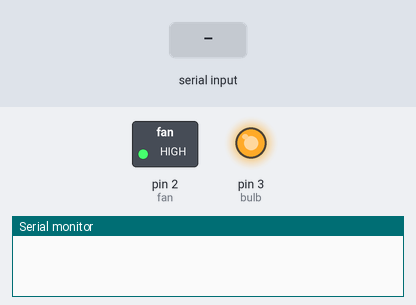
A sketch run on a simulated Arduino Uno, built with avr-gcc and run on an emulated ATmega328P. Shown: switched loads named in the sketch (green lamp = pin HIGH), output pins drawn as LEDs (lit = HIGH), the last lines printed to the serial monitor. The test bench sets the inputs (shaded band).

Above: at 1.2 s.
1.3 s: "fan on" received over Serial
At 3.1 s:
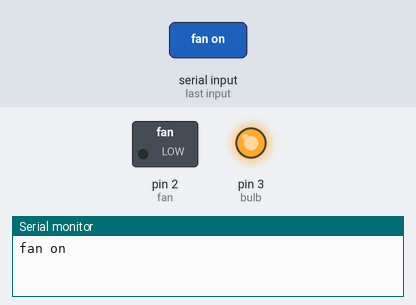
3.8 s: "bulb on" received over Serial
At 6.0 s:
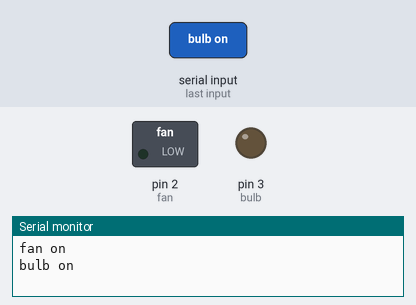
6.3 s: "fan off" received over Serial
At 8.1 s:
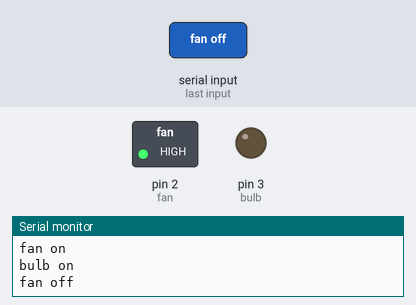
Timing chart, 0 to 9.6 s (numbered marks = the images above; inputs shaded):
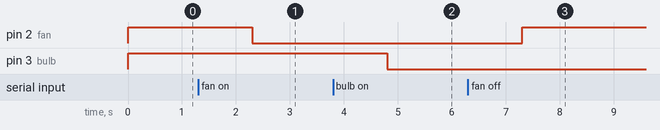

Measured:
- after the input at 1.3 s, pin 2 (fan): HIGH → LOW after 1.0 s
- after the input at 3.8 s, pin 3 (bulb): HIGH → LOW after 1.0 s
- after the input at 6.3 s, pin 2 (fan): LOW → HIGH after 1.0 s

The sketch:

voice_control.ino
```cpp
#define fan 2
#define bulb 3

void setup() {
  // put your setup code here, to run once:
  Serial.begin(9600);
  pinMode(fan, OUTPUT);
  pinMode(bulb, OUTPUT);
  digitalWrite(bulb, HIGH);
  digitalWrite(fan, HIGH);
}

void loop() {
  // put your main code here, to run repeatedly:

  if(Serial.available() == 1)
  {
    String val = Serial.readString();
    val.trim();
    Serial.println(val);
    if(val == "fan on")
    {
      digitalWrite(fan, LOW);
    }
    else if(val == "fan off")
    {
      digitalWrite(fan, HIGH);
    }
    else if(val == "bulb on")
    {
      digitalWrite(bulb, LOW);
    }
    else if(val == "bulb off")
    {
      digitalWrite(bulb, HIGH);
    }
    else if(val == "all on")
    {
      digitalWrite(fan, LOW);
      digitalWrite(bulb, LOW);
    }
    else if(val == "all off")
    {
      digitalWrite(bulb, HIGH);
      digitalWrite(fan, HIGH);
    }
    else {
      Serial.println("Recognition failed");
     }
  }
}
```
